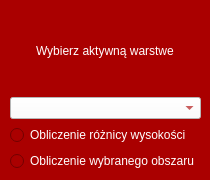
<?xml version="1.0" encoding="UTF-8"?>
<ui version="4.0">
 <class>moja_wtyczka_QGISDialogBase</class>
 <widget class="QDialog" name="moja_wtyczka_QGISDialogBase">
  <property name="geometry">
   <rect>
    <x>0</x>
    <y>0</y>
    <width>210</width>
    <height>180</height>
   </rect>
  </property>
  <property name="maximumSize">
   <size>
    <width>210</width>
    <height>180</height>
   </size>
  </property>
  <property name="windowTitle">
   <string>wtyczkaQGIS</string>
  </property>
  <property name="styleSheet">
   <string notr="true">background-color: rgb(170, 0, 0);</string>
  </property>
  <widget class="QWidget" name="verticalLayoutWidget">
   <property name="geometry">
    <rect>
     <x>10</x>
     <y>10</y>
     <width>191</width>
     <height>161</height>
    </rect>
   </property>
   <layout class="QVBoxLayout" name="verticalLayout">
    <item alignment="Qt::AlignHCenter">
     <widget class="QLabel" name="label">
      <property name="styleSheet">
       <string notr="true">font: 12pt &quot;MS Shell Dlg 2&quot;;
background-color: rgb(170, 0, 0);
color: rgb(255, 255, 255);</string>
      </property>
      <property name="text">
       <string>Wybierz aktywną warstwe</string>
      </property>
     </widget>
    </item>
    <item>
     <widget class="QgsMapLayerComboBox" name="mMapLayerComboBox">
      <property name="styleSheet">
       <string notr="true">background-color: rgb(255, 255, 255);
color: rgb(170, 0, 0);</string>
      </property>
     </widget>
    </item>
    <item>
     <widget class="QRadioButton" name="radioButton">
      <property name="styleSheet">
       <string notr="true">color: rgb(255, 255, 255);</string>
      </property>
      <property name="text">
       <string>Obliczenie różnicy wysokości</string>
      </property>
     </widget>
    </item>
    <item>
     <widget class="QRadioButton" name="radioButton_2">
      <property name="styleSheet">
       <string notr="true">color: rgb(255, 255, 255);</string>
      </property>
      <property name="text">
       <string>Obliczenie wybranego obszaru</string>
      </property>
     </widget>
    </item>
   </layout>
  </widget>
 </widget>
 <customwidgets>
  <customwidget>
   <class>QgsMapLayerComboBox</class>
   <extends>QComboBox</extends>
   <header>qgsmaplayercombobox.h</header>
  </customwidget>
 </customwidgets>
 <resources/>
 <connections/>
</ui>
